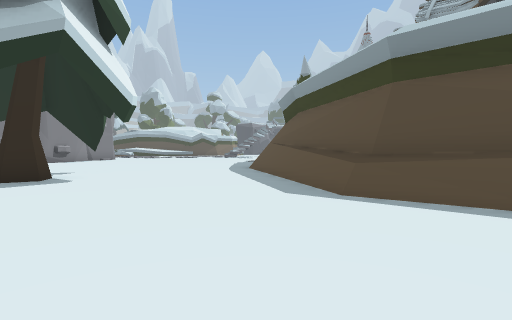
view 1 (above)

23 first-person views from a walk through a scene from a Unity 3-D project. The camera is 1.2 m above the floor, tilts 2° down and sees 85° across. The floor is counted in squares, 2 m on a side. Each view is taken from the middle of a square. On the plan, view 1 faces up. The plan holds only what a view shows up to about 9 squares ahead; the rest is blank. The place goes on beyond the plan. Some animated figures are not drawn. Door leaves are left out, so doorways stand open.

view 2
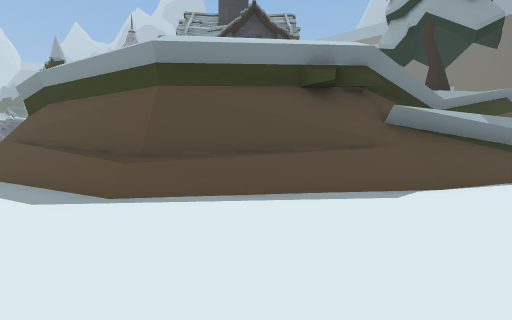

view 3
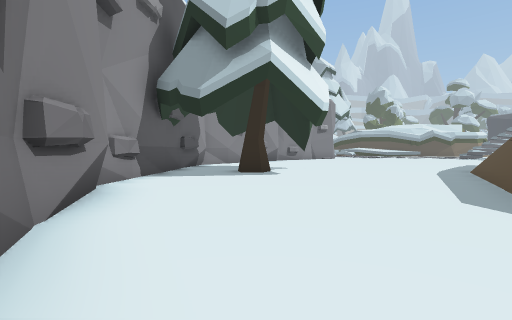

view 4
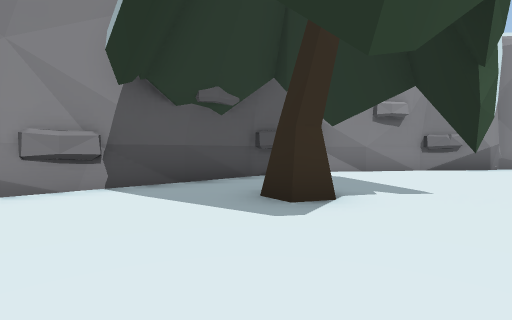

view 5
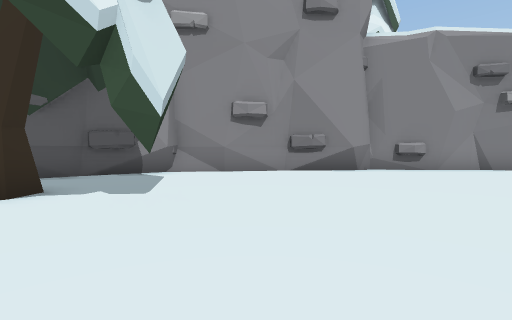

view 6
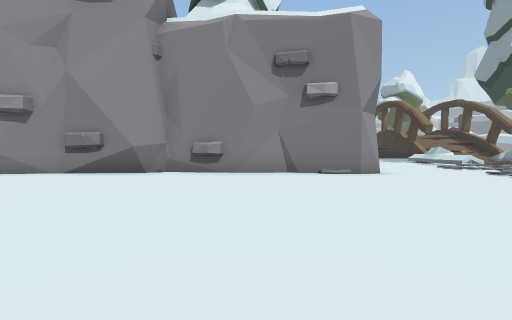

view 7
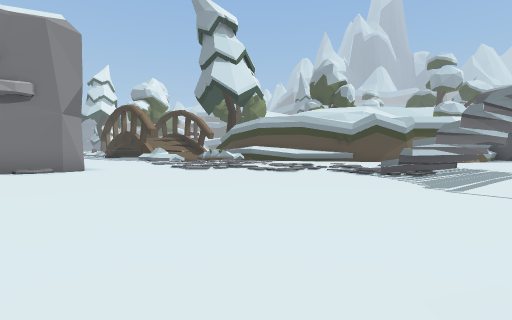

view 8
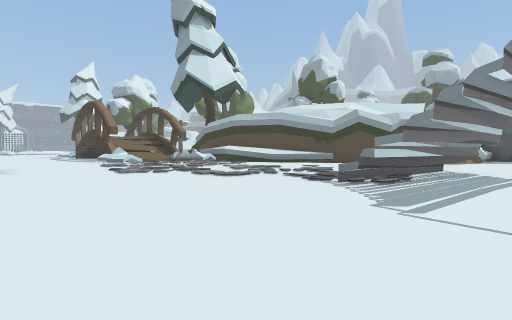

view 9
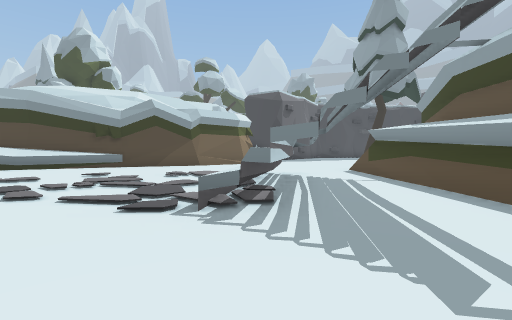

view 10
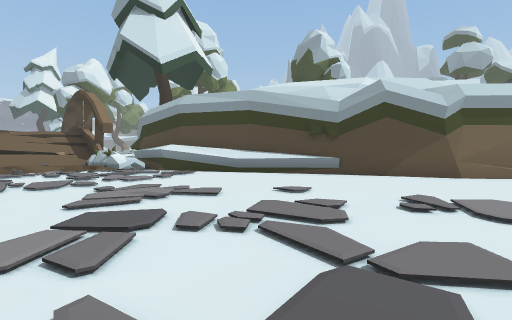

view 11
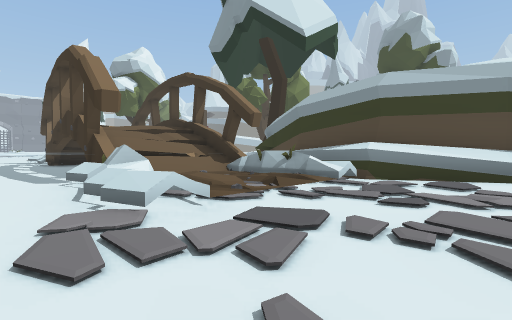

view 12
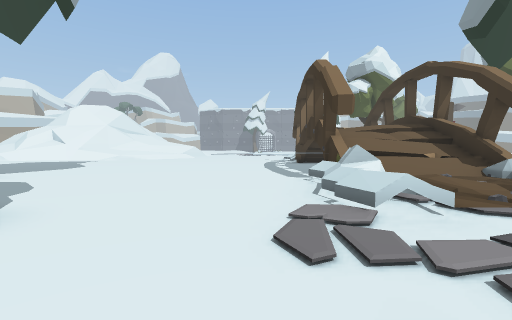

view 13
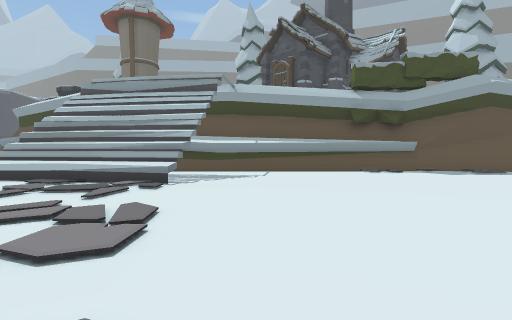

view 14
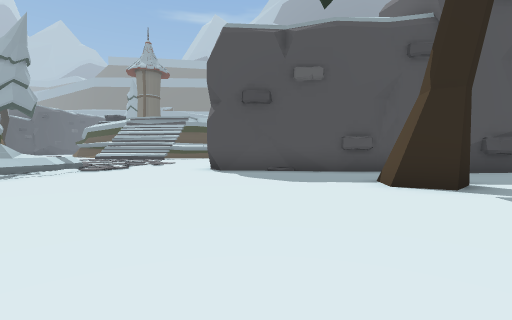

view 15
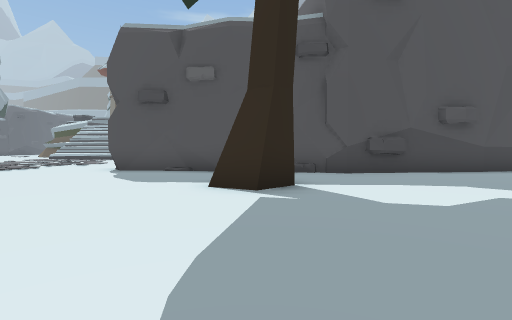

view 16
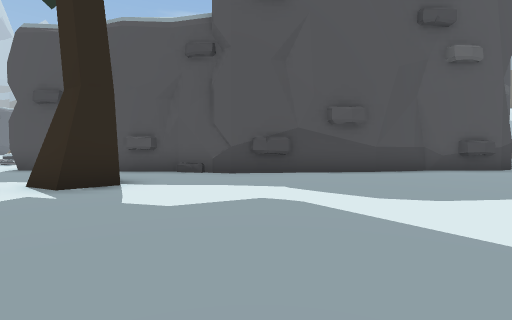

view 17
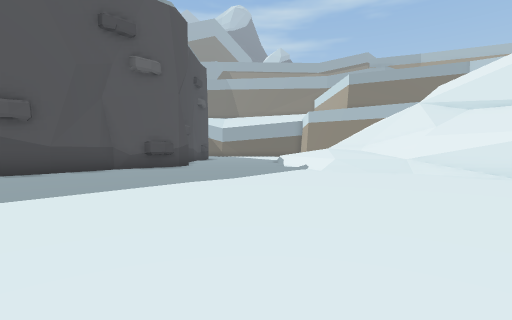

view 18
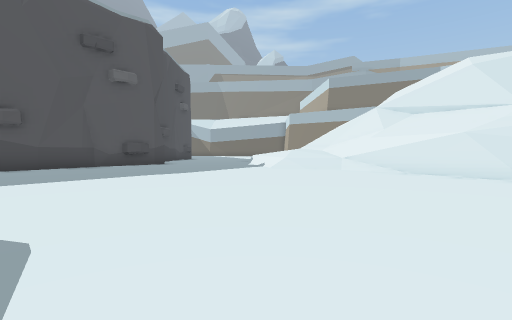

view 19
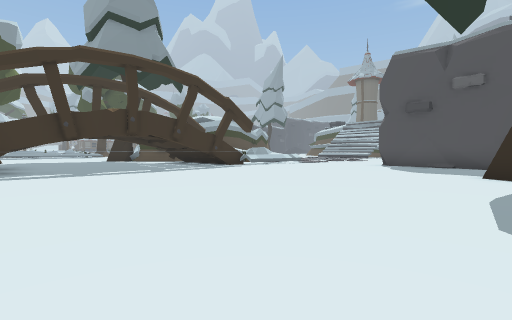

view 20
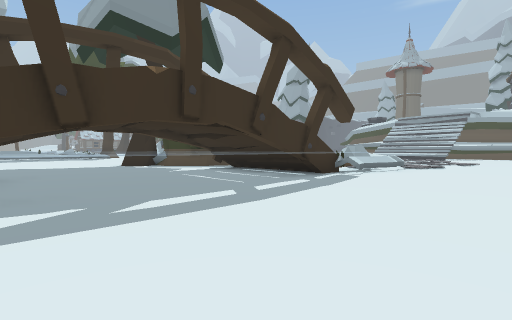

view 21
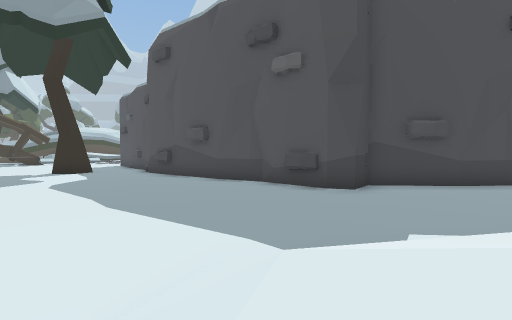

view 22
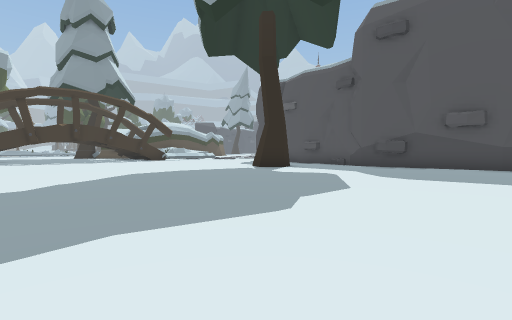

view 23
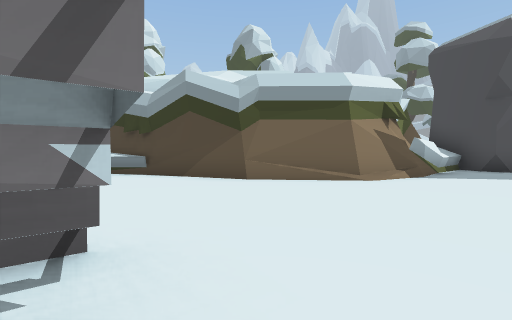

### Floor plan
Key: @ floor where view 1 was taken; # wall or solid block; . main floor; : floor 0.25 m higher than the main floor; + floor 0.5 m higher than the main floor; / step, stairs or slope; = window, fence, low wall or low ledge; ≈ water the walk keeps out of; ^ raised ledge; O other object.
Columns run from 23 left of view 1 to 8 right of it. Each row starts with its distance up from view 1.
 38                      ##
 37                      ##
 36                     ##..
 35                      #..
 34                     ##..
 33                     #...
 32                    ##...
 31                 ####....
 30   .. OO       ###.......
 29   ...       ###^.........
 28  ≈≈≈≈≈  #####^..........##
 27  #≈≈≈≈≈##./..........^#.#
 26    ≈≈≈#####/.........^#.#
 25      ##≈:::/.........^#.#
 24 ## ≈ ##≈:+:/.........^#.#
 23 #≈≈≈≈###=#=/.........#..#
 22 ≈≈≈≈≈≈≈≈////............#
 21 ≈≈≈≈≈≈≈≈................#
 20 ........................#
 19 ........................#
 18 ............###.........#
 17 ............###.........#
 16 ...........###..........#
 15 ...........###..........#
 14 ........O..###.......  .#
 13 ...........###......    #
 12 ...........###......
 11 ...........###.......
 10 ...........###.........##
  9 ...........# ##........##
  8 ...........#  #........=##
  7 ...........## #.........##
  6 ............####..O.....=#
  5 ...........##  #..O.....=##
  4 ...........##  ##.......//##
  3 ............### ##.......//###
  2 ..............## ##......../###
  1 /==//////......## ###.......//##
  0 //////////......#   ###@.......#

Where each view was taken, in squares from view 1:
view 1: 0 up, 0 right, facing up
view 2: 0 up, 0 right, facing up-right
view 3: 0 up, 1 right, facing up-left
view 4: 5 up, 1 left, facing left
view 5: 9 up, 1 left, facing left
view 6: 15 up, 2 left, facing left
view 7: 16 up, 0 right, facing up-left
view 8: 18 up, 0 right, facing up-left
view 9: 20 up, 2 left, facing up
view 10: 23 up, 3 left, facing up-left
view 11: 21 up, 9 left, facing up-left
view 12: 21 up, 9 left, facing left
view 13: 21 up, 8 left, facing right
view 14: 17 up, 20 left, facing right
view 15: 14 up, 20 left, facing right
view 16: 11 up, 20 left, facing right
view 17: 9 up, 21 left, facing down-right
view 18: 9 up, 23 left, facing down-right
view 19: 14 up, 23 left, facing up-right
view 20: 19 up, 22 left, facing up-right
view 21: 0 up, 18 left, facing up-right
view 22: 7 up, 23 left, facing up-right
view 23: 27 up, 0 right, facing up-left
